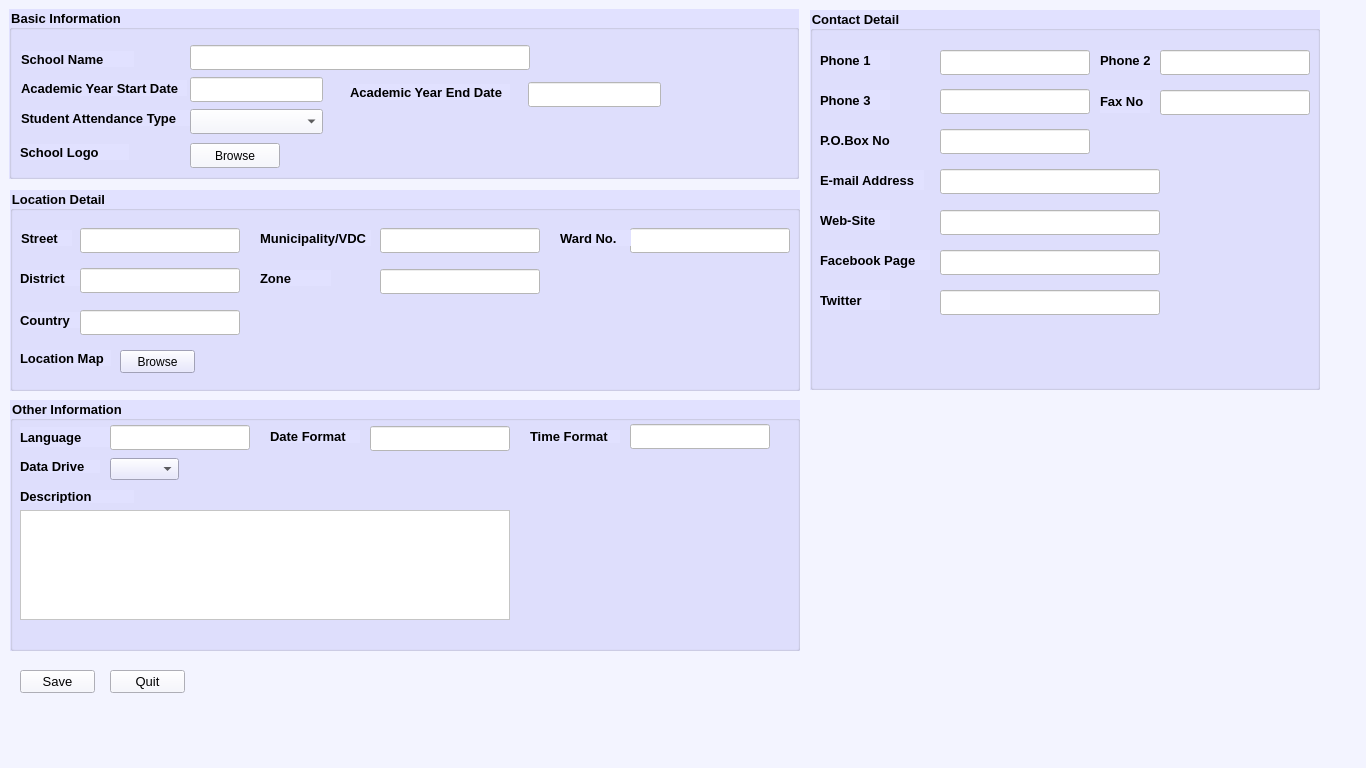
<?xml version="1.0" encoding="UTF-8"?>
<ui version="4.0">
 <class>Setup_newschool</class>
 <widget class="QMainWindow" name="Setup_newschool">
  <property name="geometry">
   <rect>
    <x>0</x>
    <y>0</y>
    <width>1366</width>
    <height>768</height>
   </rect>
  </property>
  <property name="windowTitle">
   <string>MainWindow</string>
  </property>
  <property name="styleSheet">
   <string notr="true">background-color: rgb(243, 244, 255);</string>
  </property>
  <widget class="QWidget" name="centralwidget">
   <widget class="QLabel" name="lblschool">
    <property name="geometry">
     <rect>
      <x>21</x>
      <y>51</y>
      <width>113</width>
      <height>16</height>
     </rect>
    </property>
    <property name="font">
     <font>
      <family>Arial</family>
      <pointsize>10</pointsize>
      <weight>75</weight>
      <bold>true</bold>
     </font>
    </property>
    <property name="styleSheet">
     <string notr="true">background-color: rgb(225, 225, 255);</string>
    </property>
    <property name="text">
     <string>School Name</string>
    </property>
   </widget>
   <widget class="QLabel" name="lblstreet">
    <property name="geometry">
     <rect>
      <x>21</x>
      <y>230</y>
      <width>51</width>
      <height>16</height>
     </rect>
    </property>
    <property name="font">
     <font>
      <family>Arial</family>
      <pointsize>10</pointsize>
      <weight>75</weight>
      <bold>true</bold>
     </font>
    </property>
    <property name="styleSheet">
     <string notr="true">background-color: rgb(225, 225, 255);</string>
    </property>
    <property name="text">
     <string>Street</string>
    </property>
   </widget>
   <widget class="QLabel" name="lblstartacademicyear">
    <property name="geometry">
     <rect>
      <x>21</x>
      <y>80</y>
      <width>166</width>
      <height>16</height>
     </rect>
    </property>
    <property name="font">
     <font>
      <family>Arial</family>
      <pointsize>10</pointsize>
      <weight>75</weight>
      <bold>true</bold>
     </font>
    </property>
    <property name="styleSheet">
     <string notr="true">background-color: rgb(225, 225, 255);</string>
    </property>
    <property name="text">
     <string>Academic Year Start Date</string>
    </property>
   </widget>
   <widget class="QLabel" name="endacademicyear">
    <property name="geometry">
     <rect>
      <x>350</x>
      <y>84</y>
      <width>160</width>
      <height>16</height>
     </rect>
    </property>
    <property name="font">
     <font>
      <family>Arial</family>
      <pointsize>10</pointsize>
      <weight>75</weight>
      <bold>true</bold>
     </font>
    </property>
    <property name="styleSheet">
     <string notr="true">background-color: rgb(225, 225, 255);</string>
    </property>
    <property name="text">
     <string>Academic Year End Date</string>
    </property>
   </widget>
   <widget class="QLabel" name="lblattendacetype">
    <property name="geometry">
     <rect>
      <x>21</x>
      <y>110</y>
      <width>175</width>
      <height>16</height>
     </rect>
    </property>
    <property name="font">
     <font>
      <family>Arial</family>
      <pointsize>10</pointsize>
      <weight>75</weight>
      <bold>true</bold>
     </font>
    </property>
    <property name="styleSheet">
     <string notr="true">background-color: rgb(225, 225, 255);</string>
    </property>
    <property name="text">
     <string>Student Attendance Type</string>
    </property>
   </widget>
   <widget class="QLabel" name="lblschoollogo">
    <property name="geometry">
     <rect>
      <x>20</x>
      <y>144</y>
      <width>109</width>
      <height>16</height>
     </rect>
    </property>
    <property name="font">
     <font>
      <family>Arial</family>
      <pointsize>10</pointsize>
      <weight>75</weight>
      <bold>true</bold>
     </font>
    </property>
    <property name="styleSheet">
     <string notr="true">background-color: rgb(225, 225, 255);</string>
    </property>
    <property name="text">
     <string>School Logo</string>
    </property>
   </widget>
   <widget class="QLineEdit" name="txtschoolname">
    <property name="geometry">
     <rect>
      <x>190</x>
      <y>45</y>
      <width>340</width>
      <height>25</height>
     </rect>
    </property>
    <property name="styleSheet">
     <string notr="true">background-color: rgb(255, 255, 255);</string>
    </property>
   </widget>
   <widget class="QLineEdit" name="txtstartdate">
    <property name="geometry">
     <rect>
      <x>190</x>
      <y>77</y>
      <width>133</width>
      <height>25</height>
     </rect>
    </property>
    <property name="styleSheet">
     <string notr="true">background-color: rgb(255, 255, 255);</string>
    </property>
   </widget>
   <widget class="QLineEdit" name="txtenddate">
    <property name="geometry">
     <rect>
      <x>528</x>
      <y>82</y>
      <width>133</width>
      <height>25</height>
     </rect>
    </property>
    <property name="styleSheet">
     <string notr="true">background-color: rgb(255, 255, 255);</string>
    </property>
   </widget>
   <widget class="QPushButton" name="btnbrowse">
    <property name="geometry">
     <rect>
      <x>190</x>
      <y>143</y>
      <width>90</width>
      <height>25</height>
     </rect>
    </property>
    <property name="text">
     <string>Browse</string>
    </property>
   </widget>
   <widget class="QLabel" name="lblwardno">
    <property name="geometry">
     <rect>
      <x>560</x>
      <y>230</y>
      <width>71</width>
      <height>16</height>
     </rect>
    </property>
    <property name="font">
     <font>
      <family>Arial</family>
      <pointsize>10</pointsize>
      <weight>75</weight>
      <bold>true</bold>
     </font>
    </property>
    <property name="styleSheet">
     <string notr="true">background-color: rgb(225, 225, 255);</string>
    </property>
    <property name="text">
     <string>Ward No.</string>
    </property>
   </widget>
   <widget class="QGroupBox" name="basicschoolinfo">
    <property name="geometry">
     <rect>
      <x>9</x>
      <y>9</y>
      <width>790</width>
      <height>170</height>
     </rect>
    </property>
    <property name="font">
     <font>
      <pointsize>10</pointsize>
      <weight>75</weight>
      <bold>true</bold>
     </font>
    </property>
    <property name="styleSheet">
     <string notr="true">background-color: rgb(225, 225, 255);</string>
    </property>
    <property name="title">
     <string>Basic Information</string>
    </property>
   </widget>
   <widget class="QComboBox" name="comboattendancetype">
    <property name="geometry">
     <rect>
      <x>190</x>
      <y>109</y>
      <width>133</width>
      <height>25</height>
     </rect>
    </property>
   </widget>
   <widget class="QGroupBox" name="schoollocationinfo">
    <property name="geometry">
     <rect>
      <x>10</x>
      <y>190</y>
      <width>790</width>
      <height>201</height>
     </rect>
    </property>
    <property name="font">
     <font>
      <pointsize>10</pointsize>
      <weight>75</weight>
      <bold>true</bold>
     </font>
    </property>
    <property name="styleSheet">
     <string notr="true">background-color: rgb(225, 225, 255);</string>
    </property>
    <property name="title">
     <string>Location Detail</string>
    </property>
    <widget class="QLineEdit" name="txtstreet">
     <property name="geometry">
      <rect>
       <x>70</x>
       <y>38</y>
       <width>160</width>
       <height>25</height>
      </rect>
     </property>
     <property name="styleSheet">
      <string notr="true">background-color: rgb(255, 255, 255);</string>
     </property>
    </widget>
    <widget class="QLabel" name="lbldistrict">
     <property name="geometry">
      <rect>
       <x>10</x>
       <y>80</y>
       <width>71</width>
       <height>16</height>
      </rect>
     </property>
     <property name="font">
      <font>
       <family>Arial</family>
       <pointsize>10</pointsize>
       <weight>75</weight>
       <bold>true</bold>
      </font>
     </property>
     <property name="text">
      <string>District</string>
     </property>
    </widget>
    <widget class="QLabel" name="lblzone">
     <property name="geometry">
      <rect>
       <x>250</x>
       <y>80</y>
       <width>71</width>
       <height>16</height>
      </rect>
     </property>
     <property name="font">
      <font>
       <family>Arial</family>
       <pointsize>10</pointsize>
       <weight>75</weight>
       <bold>true</bold>
      </font>
     </property>
     <property name="text">
      <string>Zone</string>
     </property>
    </widget>
    <widget class="QLabel" name="lblcountry">
     <property name="geometry">
      <rect>
       <x>10</x>
       <y>122</y>
       <width>71</width>
       <height>16</height>
      </rect>
     </property>
     <property name="font">
      <font>
       <family>Arial</family>
       <pointsize>10</pointsize>
       <weight>75</weight>
       <bold>true</bold>
      </font>
     </property>
     <property name="text">
      <string>Country</string>
     </property>
    </widget>
    <widget class="QLabel" name="lbllocationmap">
     <property name="geometry">
      <rect>
       <x>10</x>
       <y>160</y>
       <width>91</width>
       <height>16</height>
      </rect>
     </property>
     <property name="font">
      <font>
       <family>Arial</family>
       <pointsize>10</pointsize>
       <weight>75</weight>
       <bold>true</bold>
      </font>
     </property>
     <property name="text">
      <string>Location Map</string>
     </property>
    </widget>
    <widget class="QLineEdit" name="txtmunivdc">
     <property name="geometry">
      <rect>
       <x>370</x>
       <y>38</y>
       <width>160</width>
       <height>25</height>
      </rect>
     </property>
     <property name="styleSheet">
      <string notr="true">background-color: rgb(255, 255, 255);</string>
     </property>
    </widget>
    <widget class="QLineEdit" name="txtwardno">
     <property name="geometry">
      <rect>
       <x>620</x>
       <y>38</y>
       <width>160</width>
       <height>25</height>
      </rect>
     </property>
     <property name="styleSheet">
      <string notr="true">background-color: rgb(255, 255, 255);</string>
     </property>
    </widget>
    <widget class="QLineEdit" name="txtdistrict">
     <property name="geometry">
      <rect>
       <x>70</x>
       <y>78</y>
       <width>160</width>
       <height>25</height>
      </rect>
     </property>
     <property name="styleSheet">
      <string notr="true">background-color: rgb(255, 255, 255);</string>
     </property>
    </widget>
    <widget class="QLineEdit" name="txtzone">
     <property name="geometry">
      <rect>
       <x>370</x>
       <y>79</y>
       <width>160</width>
       <height>25</height>
      </rect>
     </property>
     <property name="styleSheet">
      <string notr="true">background-color: rgb(255, 255, 255);</string>
     </property>
    </widget>
    <widget class="QLineEdit" name="txtcountry">
     <property name="geometry">
      <rect>
       <x>70</x>
       <y>120</y>
       <width>160</width>
       <height>25</height>
      </rect>
     </property>
     <property name="styleSheet">
      <string notr="true">background-color: rgb(255, 255, 255);</string>
     </property>
    </widget>
    <widget class="QPushButton" name="btnmapbrowse">
     <property name="geometry">
      <rect>
       <x>110</x>
       <y>160</y>
       <width>75</width>
       <height>23</height>
      </rect>
     </property>
     <property name="font">
      <font>
       <weight>50</weight>
       <bold>false</bold>
      </font>
     </property>
     <property name="text">
      <string>Browse</string>
     </property>
    </widget>
   </widget>
   <widget class="QLabel" name="lblmunivdc">
    <property name="geometry">
     <rect>
      <x>260</x>
      <y>230</y>
      <width>111</width>
      <height>16</height>
     </rect>
    </property>
    <property name="font">
     <font>
      <family>Arial</family>
      <pointsize>10</pointsize>
      <weight>75</weight>
      <bold>true</bold>
     </font>
    </property>
    <property name="styleSheet">
     <string notr="true">background-color: rgb(225, 225, 255);</string>
    </property>
    <property name="text">
     <string>Municipality/VDC</string>
    </property>
   </widget>
   <widget class="QGroupBox" name="schoolcontactinfo">
    <property name="geometry">
     <rect>
      <x>810</x>
      <y>10</y>
      <width>510</width>
      <height>380</height>
     </rect>
    </property>
    <property name="font">
     <font>
      <pointsize>10</pointsize>
      <weight>75</weight>
      <bold>true</bold>
     </font>
    </property>
    <property name="styleSheet">
     <string notr="true">background-color: rgb(225, 225, 255);</string>
    </property>
    <property name="title">
     <string>Contact Detail</string>
    </property>
    <widget class="QLabel" name="lblphone1">
     <property name="geometry">
      <rect>
       <x>10</x>
       <y>40</y>
       <width>70</width>
       <height>20</height>
      </rect>
     </property>
     <property name="font">
      <font>
       <family>Arial</family>
       <pointsize>10</pointsize>
       <weight>75</weight>
       <bold>true</bold>
      </font>
     </property>
     <property name="text">
      <string>Phone 1</string>
     </property>
    </widget>
    <widget class="QLabel" name="lblphone2">
     <property name="geometry">
      <rect>
       <x>290</x>
       <y>40</y>
       <width>70</width>
       <height>20</height>
      </rect>
     </property>
     <property name="font">
      <font>
       <family>Arial</family>
       <pointsize>10</pointsize>
       <weight>75</weight>
       <bold>true</bold>
      </font>
     </property>
     <property name="text">
      <string>Phone 2</string>
     </property>
    </widget>
    <widget class="QLabel" name="lblphone3">
     <property name="geometry">
      <rect>
       <x>10</x>
       <y>80</y>
       <width>70</width>
       <height>20</height>
      </rect>
     </property>
     <property name="font">
      <font>
       <family>Arial</family>
       <pointsize>10</pointsize>
       <weight>75</weight>
       <bold>true</bold>
      </font>
     </property>
     <property name="text">
      <string>Phone 3</string>
     </property>
    </widget>
    <widget class="QLabel" name="lblpoboxno">
     <property name="geometry">
      <rect>
       <x>10</x>
       <y>120</y>
       <width>70</width>
       <height>20</height>
      </rect>
     </property>
     <property name="font">
      <font>
       <family>Arial</family>
       <pointsize>10</pointsize>
       <weight>75</weight>
       <bold>true</bold>
      </font>
     </property>
     <property name="text">
      <string>P.O.Box No</string>
     </property>
    </widget>
    <widget class="QLabel" name="lblfaxno">
     <property name="geometry">
      <rect>
       <x>290</x>
       <y>80</y>
       <width>50</width>
       <height>23</height>
      </rect>
     </property>
     <property name="font">
      <font>
       <family>Arial</family>
       <pointsize>10</pointsize>
       <weight>75</weight>
       <bold>true</bold>
      </font>
     </property>
     <property name="text">
      <string>Fax No</string>
     </property>
    </widget>
    <widget class="QLabel" name="lblemail">
     <property name="geometry">
      <rect>
       <x>10</x>
       <y>160</y>
       <width>104</width>
       <height>20</height>
      </rect>
     </property>
     <property name="font">
      <font>
       <family>Arial</family>
       <pointsize>10</pointsize>
       <weight>75</weight>
       <bold>true</bold>
      </font>
     </property>
     <property name="text">
      <string>E-mail Address</string>
     </property>
    </widget>
    <widget class="QLabel" name="lblwebsite">
     <property name="geometry">
      <rect>
       <x>10</x>
       <y>200</y>
       <width>70</width>
       <height>20</height>
      </rect>
     </property>
     <property name="font">
      <font>
       <family>Arial</family>
       <pointsize>10</pointsize>
       <weight>75</weight>
       <bold>true</bold>
      </font>
     </property>
     <property name="text">
      <string>Web-Site</string>
     </property>
    </widget>
    <widget class="QLineEdit" name="txtphone1">
     <property name="geometry">
      <rect>
       <x>130</x>
       <y>40</y>
       <width>150</width>
       <height>25</height>
      </rect>
     </property>
     <property name="styleSheet">
      <string notr="true">background-color: rgb(255, 255, 255);</string>
     </property>
    </widget>
    <widget class="QLineEdit" name="txtphone2">
     <property name="geometry">
      <rect>
       <x>350</x>
       <y>40</y>
       <width>150</width>
       <height>25</height>
      </rect>
     </property>
     <property name="styleSheet">
      <string notr="true">background-color: rgb(255, 255, 255);</string>
     </property>
    </widget>
    <widget class="QLineEdit" name="txtphone3">
     <property name="geometry">
      <rect>
       <x>130</x>
       <y>79</y>
       <width>150</width>
       <height>25</height>
      </rect>
     </property>
     <property name="styleSheet">
      <string notr="true">background-color: rgb(255, 255, 255);</string>
     </property>
    </widget>
    <widget class="QLineEdit" name="txtfaxno">
     <property name="geometry">
      <rect>
       <x>350</x>
       <y>80</y>
       <width>150</width>
       <height>25</height>
      </rect>
     </property>
     <property name="styleSheet">
      <string notr="true">background-color: rgb(255, 255, 255);</string>
     </property>
    </widget>
    <widget class="QLineEdit" name="txtpoboxno">
     <property name="geometry">
      <rect>
       <x>130</x>
       <y>119</y>
       <width>150</width>
       <height>25</height>
      </rect>
     </property>
     <property name="styleSheet">
      <string notr="true">background-color: rgb(255, 255, 255);</string>
     </property>
    </widget>
    <widget class="QLineEdit" name="txtemail">
     <property name="geometry">
      <rect>
       <x>130</x>
       <y>159</y>
       <width>220</width>
       <height>25</height>
      </rect>
     </property>
     <property name="styleSheet">
      <string notr="true">background-color: rgb(255, 255, 255);</string>
     </property>
    </widget>
    <widget class="QLineEdit" name="txtwebsite">
     <property name="geometry">
      <rect>
       <x>130</x>
       <y>200</y>
       <width>220</width>
       <height>25</height>
      </rect>
     </property>
     <property name="styleSheet">
      <string notr="true">background-color: rgb(255, 255, 255);</string>
     </property>
    </widget>
    <widget class="QLabel" name="lblfacebookpage">
     <property name="geometry">
      <rect>
       <x>10</x>
       <y>240</y>
       <width>110</width>
       <height>20</height>
      </rect>
     </property>
     <property name="font">
      <font>
       <family>Arial</family>
       <pointsize>10</pointsize>
       <weight>75</weight>
       <bold>true</bold>
      </font>
     </property>
     <property name="text">
      <string>Facebook Page</string>
     </property>
    </widget>
    <widget class="QLabel" name="lbltwitter">
     <property name="geometry">
      <rect>
       <x>10</x>
       <y>280</y>
       <width>70</width>
       <height>20</height>
      </rect>
     </property>
     <property name="font">
      <font>
       <family>Arial</family>
       <pointsize>10</pointsize>
       <weight>75</weight>
       <bold>true</bold>
      </font>
     </property>
     <property name="text">
      <string>Twitter </string>
     </property>
    </widget>
    <widget class="QLineEdit" name="txtfacebookpage">
     <property name="geometry">
      <rect>
       <x>130</x>
       <y>240</y>
       <width>220</width>
       <height>25</height>
      </rect>
     </property>
     <property name="styleSheet">
      <string notr="true">background-color: rgb(255, 255, 255);</string>
     </property>
    </widget>
    <widget class="QLineEdit" name="txttwitter">
     <property name="geometry">
      <rect>
       <x>130</x>
       <y>280</y>
       <width>220</width>
       <height>25</height>
      </rect>
     </property>
     <property name="styleSheet">
      <string notr="true">background-color: rgb(255, 255, 255);</string>
     </property>
    </widget>
   </widget>
   <widget class="QGroupBox" name="schoolotherinfo">
    <property name="geometry">
     <rect>
      <x>10</x>
      <y>400</y>
      <width>790</width>
      <height>251</height>
     </rect>
    </property>
    <property name="font">
     <font>
      <pointsize>10</pointsize>
      <weight>75</weight>
      <bold>true</bold>
     </font>
    </property>
    <property name="styleSheet">
     <string notr="true">background-color: rgb(225, 225, 255);</string>
    </property>
    <property name="title">
     <string>Other Information</string>
    </property>
    <widget class="QLabel" name="lbllanguage">
     <property name="geometry">
      <rect>
       <x>10</x>
       <y>27</y>
       <width>90</width>
       <height>20</height>
      </rect>
     </property>
     <property name="font">
      <font>
       <family>Arial</family>
       <pointsize>10</pointsize>
       <weight>75</weight>
       <bold>true</bold>
      </font>
     </property>
     <property name="text">
      <string>Language</string>
     </property>
    </widget>
    <widget class="QLabel" name="lbldateformat">
     <property name="geometry">
      <rect>
       <x>260</x>
       <y>30</y>
       <width>90</width>
       <height>13</height>
      </rect>
     </property>
     <property name="font">
      <font>
       <family>Arial</family>
       <pointsize>10</pointsize>
       <weight>75</weight>
       <bold>true</bold>
      </font>
     </property>
     <property name="text">
      <string>Date Format</string>
     </property>
    </widget>
    <widget class="QLabel" name="lbltimeformat">
     <property name="geometry">
      <rect>
       <x>520</x>
       <y>30</y>
       <width>90</width>
       <height>13</height>
      </rect>
     </property>
     <property name="font">
      <font>
       <family>Arial</family>
       <pointsize>10</pointsize>
       <weight>75</weight>
       <bold>true</bold>
      </font>
     </property>
     <property name="text">
      <string>Time Format</string>
     </property>
    </widget>
    <widget class="QLabel" name="lbldatadrive">
     <property name="geometry">
      <rect>
       <x>10</x>
       <y>60</y>
       <width>80</width>
       <height>13</height>
      </rect>
     </property>
     <property name="font">
      <font>
       <family>Arial</family>
       <pointsize>10</pointsize>
       <weight>75</weight>
       <bold>true</bold>
      </font>
     </property>
     <property name="text">
      <string>Data Drive</string>
     </property>
    </widget>
    <widget class="QLabel" name="lbldescription">
     <property name="geometry">
      <rect>
       <x>10</x>
       <y>90</y>
       <width>114</width>
       <height>13</height>
      </rect>
     </property>
     <property name="font">
      <font>
       <family>Arial</family>
       <pointsize>10</pointsize>
       <weight>75</weight>
       <bold>true</bold>
      </font>
     </property>
     <property name="text">
      <string>Description</string>
     </property>
    </widget>
    <widget class="QLineEdit" name="txtlanguage">
     <property name="geometry">
      <rect>
       <x>100</x>
       <y>25</y>
       <width>140</width>
       <height>25</height>
      </rect>
     </property>
     <property name="styleSheet">
      <string notr="true">background-color: rgb(255, 255, 255);</string>
     </property>
    </widget>
    <widget class="QLineEdit" name="txtdateformat">
     <property name="geometry">
      <rect>
       <x>360</x>
       <y>26</y>
       <width>140</width>
       <height>25</height>
      </rect>
     </property>
     <property name="styleSheet">
      <string notr="true">background-color: rgb(255, 255, 255);</string>
     </property>
    </widget>
    <widget class="QLineEdit" name="txttimeformat">
     <property name="geometry">
      <rect>
       <x>620</x>
       <y>24</y>
       <width>140</width>
       <height>25</height>
      </rect>
     </property>
     <property name="styleSheet">
      <string notr="true">background-color: rgb(255, 255, 255);</string>
     </property>
    </widget>
    <widget class="QComboBox" name="combodatadrive">
     <property name="geometry">
      <rect>
       <x>100</x>
       <y>58</y>
       <width>69</width>
       <height>22</height>
      </rect>
     </property>
    </widget>
    <widget class="QTextEdit" name="txtdescription">
     <property name="geometry">
      <rect>
       <x>10</x>
       <y>110</y>
       <width>490</width>
       <height>110</height>
      </rect>
     </property>
     <property name="styleSheet">
      <string notr="true">background-color: rgb(255, 255, 255);</string>
     </property>
    </widget>
   </widget>
   <widget class="QPushButton" name="btnsave">
    <property name="geometry">
     <rect>
      <x>20</x>
      <y>670</y>
      <width>75</width>
      <height>23</height>
     </rect>
    </property>
    <property name="font">
     <font>
      <pointsize>10</pointsize>
     </font>
    </property>
    <property name="text">
     <string>Save</string>
    </property>
   </widget>
   <widget class="QPushButton" name="btnquit">
    <property name="geometry">
     <rect>
      <x>110</x>
      <y>670</y>
      <width>75</width>
      <height>23</height>
     </rect>
    </property>
    <property name="font">
     <font>
      <pointsize>10</pointsize>
     </font>
    </property>
    <property name="text">
     <string>Quit</string>
    </property>
   </widget>
   <zorder>schoollocationinfo</zorder>
   <zorder>basicschoolinfo</zorder>
   <zorder>lblschool</zorder>
   <zorder>lblstreet</zorder>
   <zorder>lblstartacademicyear</zorder>
   <zorder>endacademicyear</zorder>
   <zorder>lblattendacetype</zorder>
   <zorder>lblschoollogo</zorder>
   <zorder>txtschoolname</zorder>
   <zorder>txtstartdate</zorder>
   <zorder>txtenddate</zorder>
   <zorder>lineEdit_6</zorder>
   <zorder>btnbrowse</zorder>
   <zorder>lblwardno</zorder>
   <zorder>comboattendancetype</zorder>
   <zorder>lblmunivdc</zorder>
   <zorder>schoolcontactinfo</zorder>
   <zorder>schoolotherinfo</zorder>
   <zorder>btnsave</zorder>
   <zorder>btnquit</zorder>
  </widget>
  <widget class="QMenuBar" name="menubar">
   <property name="geometry">
    <rect>
     <x>0</x>
     <y>0</y>
     <width>1366</width>
     <height>21</height>
    </rect>
   </property>
  </widget>
 </widget>
 <resources/>
 <connections/>
</ui>
